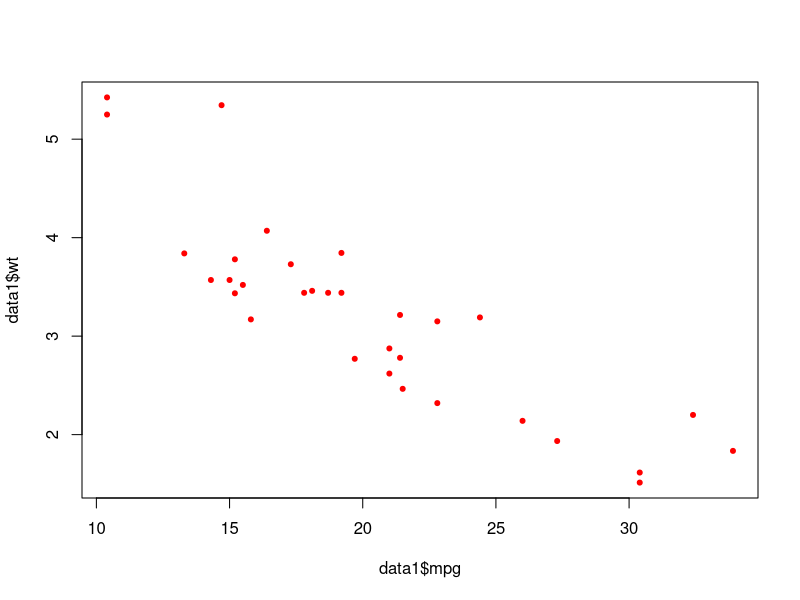

R code for this plot:
## ---- chunk 1
str(mtcars)
## ---- chunk 2
summary(mtcars)
## ---- chunk 3
gd <- function(x,y,m,c,alpha,con_thr,iter){
  iterations = 0
  Lf <- 0
  while(iterations<=iter){
    y_pred<-m*x+c
    Lf_new<-0.5*sum(y_pred-y)^2
    m<-m-alpha*sum((y_pred-y)*x)
    c<-c-alpha*sum(y_pred-y)
    Lf<-Lf_new
    if (m=='NaN')
    {
      break
    }
    iterations = iterations+1
  }
  return(paste("optimal intercept:",c,"optimal slope:",m,"loss function:",Lf))
}

## ---- chunk 4
data1 <- mtcars
plot(data1$mpg,data1$wt, col="red", pch =20)
gd(data1$wt,data1$mpg,-0.2,32,0.003,0.00001,1000)
lr<-lm(data1$mpg~data1$wt)
lr
